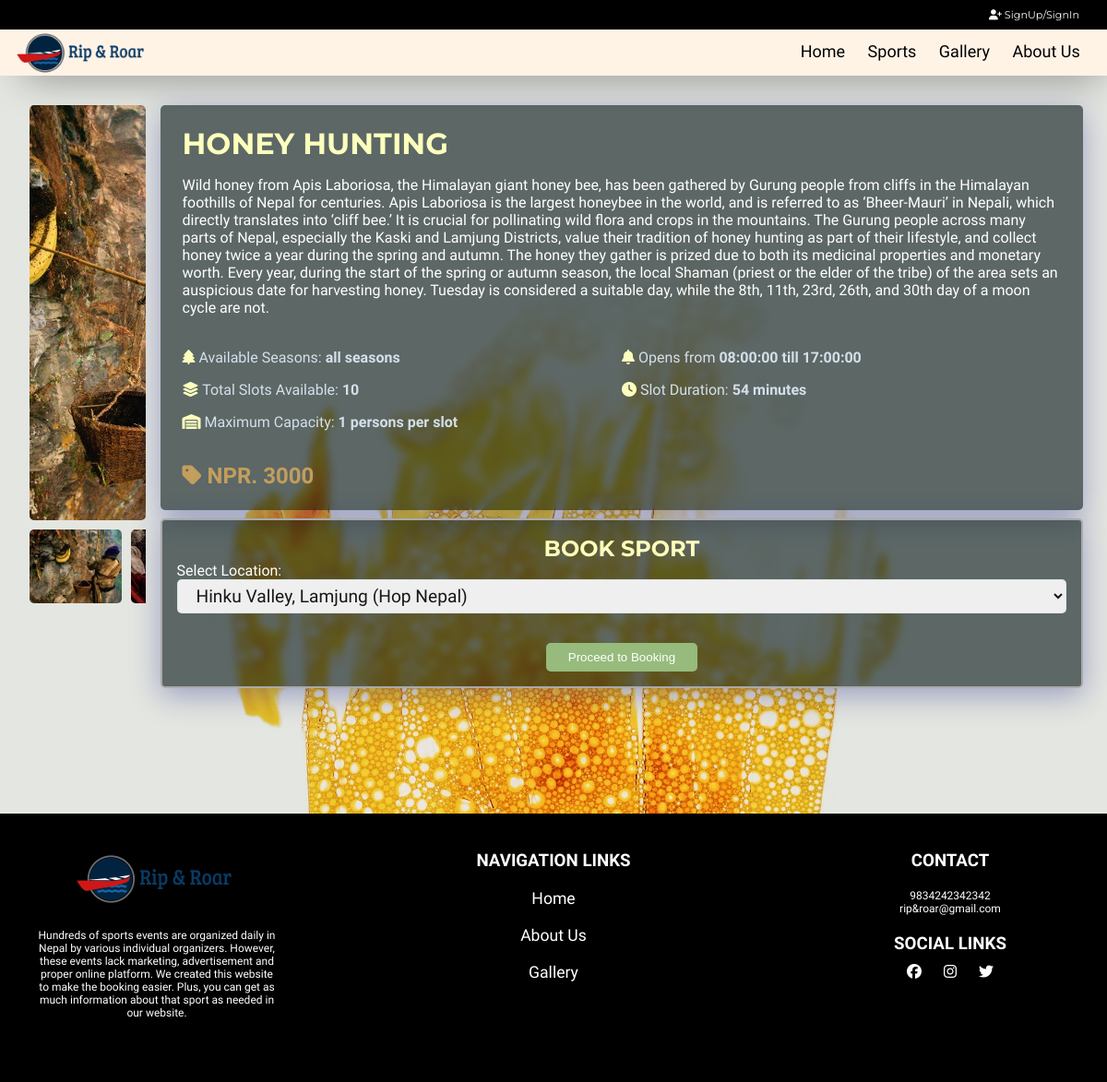
The page /sport.php?sportId=11 on the database as committed earlier.
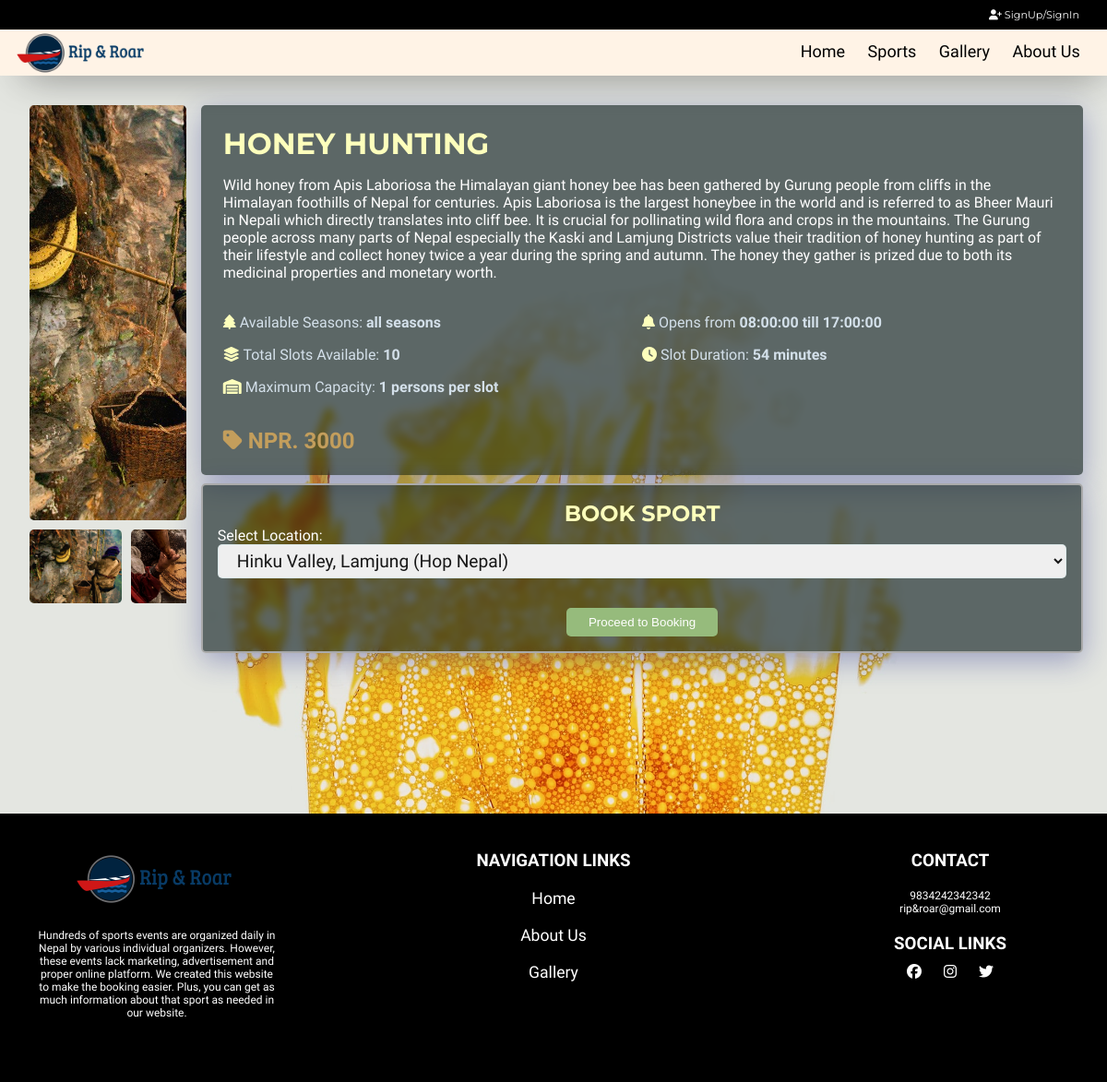
The same page on the database as committed later.
### tables this page shows
CREATE TABLE `sport` (
  `sport_id` int(11) NOT NULL,
  `name` varchar(255) NOT NULL,
  `available_season` varchar(255) NOT NULL,
  `slot_duration` int(11) NOT NULL,
  `opening_time` time NOT NULL,
  `closing_time` time NOT NULL,
  `total_slots` int(11) NOT NULL,
  `max_slot_capacity` int(11) NOT NULL,
  `price` double NOT NULL,
  `thumbnail1` varchar(500) NOT NULL,
  `thumbnail2` varchar(500) NOT NULL,
  `thumbnail3` varchar(500) NOT NULL,
  `description` varchar(1000) NOT NULL
);

### includes/db.php (called while the page is built, shortened)
<?php
class DbConnection{
    private $host = 'localhost';
    private $username = 'root';
    private $password = '';
    private $database = 'rrdb';
    protected $connection;
    public function __construct(){
        if (!isset($this->connection)) {
            $this->connection = new mysqli($this->host, $this->username, $this->password, $this->database);
        }
        return $this->connection;
    }
}
?>

### includes/crud.php (called while the page is built, shortened)
<?php
     include_once "db.php";
     class CrudOperation extends DbConnection{
         public function fetch_data_with_id($table_name, $column_name, $id) {
            $sql = "SELECT * FROM $table_name WHERE $column_name = '$id'";
            $query = $this->connection->query($sql);
            if($query){
                $row = $query->fetch_array();
                return $row;
            }
            else
            echo "Invalid sql ".$sql;
         }
         public function fetch_datas_with_column($table_name, $column_name, $id) {
            $array = [];
            $sql = "SELECT * FROM $table_name WHERE $column_name = '$id'";
            $query = $this->connection->query($sql);
            while($row = mysqli_fetch_assoc($query)){
                if($row != null) $array[] = $row;
            }
            return $array;
         }
     }
     $crud = new CrudOperation;
?>

### sport.php (the view, shortened to what this page needs)
<?php include_once 'header.php'; ?>
<?php
    $sportId = $_GET['sportId'];
?>
<div class="productDisplayContainer">
    <div class="imageGallery">
        <div class="carousel carousel-main" data-flickity>
        <?php
            $sport = $crud->fetch_data_with_id('sport','sport_id',$sportId);
           $sport_details =$crud->fetch_datas_with_column('sport_detail', 'sport_id', $sportId) ;
        ?>
            <div class="carousel-cell"  style="background-image: url('dbImages/sports/<?php echo $sport['thumbnail1'] ?>');background-position:center;background-size: cover" ></div>
        </div>
        <div class="carousel carousel-nav"
        data-flickity='{ "asNavFor": ".carousel-main", "contain": true, "pageDots": false }'>
            <div class="carousel-cell" style="background-image: url('dbImages/sports/<?php echo $sport['thumbnail1'] ?>');background-position:center;background-size: cover" ></div>
            <div class="carousel-cell"  style="background-image: url('dbImages/sports/<?php echo $sport['thumbnail2'] ?>');background-position:center;background-size: cover" ></div>
        </div>
    </div>
    <div class="productInfoSection">
        <div class="productInfo">
            <h1 class="title"> <?php echo strtoupper($sport['name']); ?> </h1>
            <span class="description"><?php echo $sport['description']; ?></span>
            <hr />
            <div class="productInfoGrid">
            <span class="time"><i class="fas fa-tree"></i>  Available Seasons: <b> <?php echo $sport['available_season']; ?></b></span>
            <span class="time"><i class="fas fa-bell"></i>  Opens from <b><?php echo $sport['opening_time']; ?> till <?php echo $sport['closing_time']; ?></b></span>
            <span class="time"><i class="fas fa-layer-group"></i>  Total Slots Available: <b><?php echo $sport['total_slots']; ?></b></span>
            <span class="time"><i class="fas fa-clock"></i>  Slot Duration: <b><?php echo $sport['slot_duration']; ?> minutes</b></span>
            <span class="time"><i class="fas fa-warehouse"></i>  Maximum Capacity: <b><?php echo $sport['max_slot_capacity']; ?> persons per slot</b></span>
        </div>
            <hr />
            <span class="price"><i class="fas fa-tag"></i>  <b>NPR. <?php echo $sport['price']; ?></b></span>
        </div>
        <form action="sportDetail.php" method="POST" enctype="multipart/form-data">
            <h2> BOOK SPORT </h2>
            <div class="form-group">
                <label for="sport_detail_id" >Select Location:</label>
                <select name="sport_detail_id" >
                <?php
                foreach($sport_details as $sport_detail) { ?>
                    <?php  $location =  $crud->fetch_data_with_id('location', 'location_id', $sport_detail['location_id']) ; ?>
                        <option value="<?php echo $sport_detail['sport_detail_id']; ?>"><?php echo $location['location'] . " (".$sport_detail['name'].")";  ?></option>
                    <?php } ?>
                </select>
            </div>
            <button type="submit" name="btnProceedBooking"  >Proceed to Booking </button>
        </form>
    </div>
</div>
<?php include_once 'footer.php'; ?>

Rows that differ between the two databases and show on the page:
changed sport "HONEY HUNTING": description "Wild honey from Apis Laboriosa, the Himalayan giant honey bee, has been gathered by Gurung people from cliffs in the Himalayan foothills of Nepal for centuries. Apis Laboriosa is the largest honeybee in the world, and is referred to as ‘Bheer-Mauri’ in Nepali, which directly translates into ‘cliff bee.’ It is crucial for pollinating wild flora and crops in the mountains. The Gurung people across many parts of Nepal, especially the Kaski and Lamjung Districts, value their tradition of honey hunting as part of their lifestyle, and collect honey twice a year during the spring and autumn. The honey they gather is prized due to both its medicinal properties and monetary worth. Every year, during…" → "Wild honey from Apis Laboriosa the Himalayan giant honey bee has been gathered by Gurung people from cliffs in the Himalayan foothills of Nepal for centuries. Apis Laboriosa is the largest honeybee in the world and is referred to as Bheer Mauri in Nepali which directly translates into cliff bee. It is crucial for pollinating wild flora and crops in the mountains. The Gurung people across many parts of Nepal especially the Kaski and Lamjung Districts value their tradition of honey hunting as part of their lifestyle and collect honey twice a year during the spring and autumn. The honey they gather is prized due to both its medicinal properties and monetary worth."
